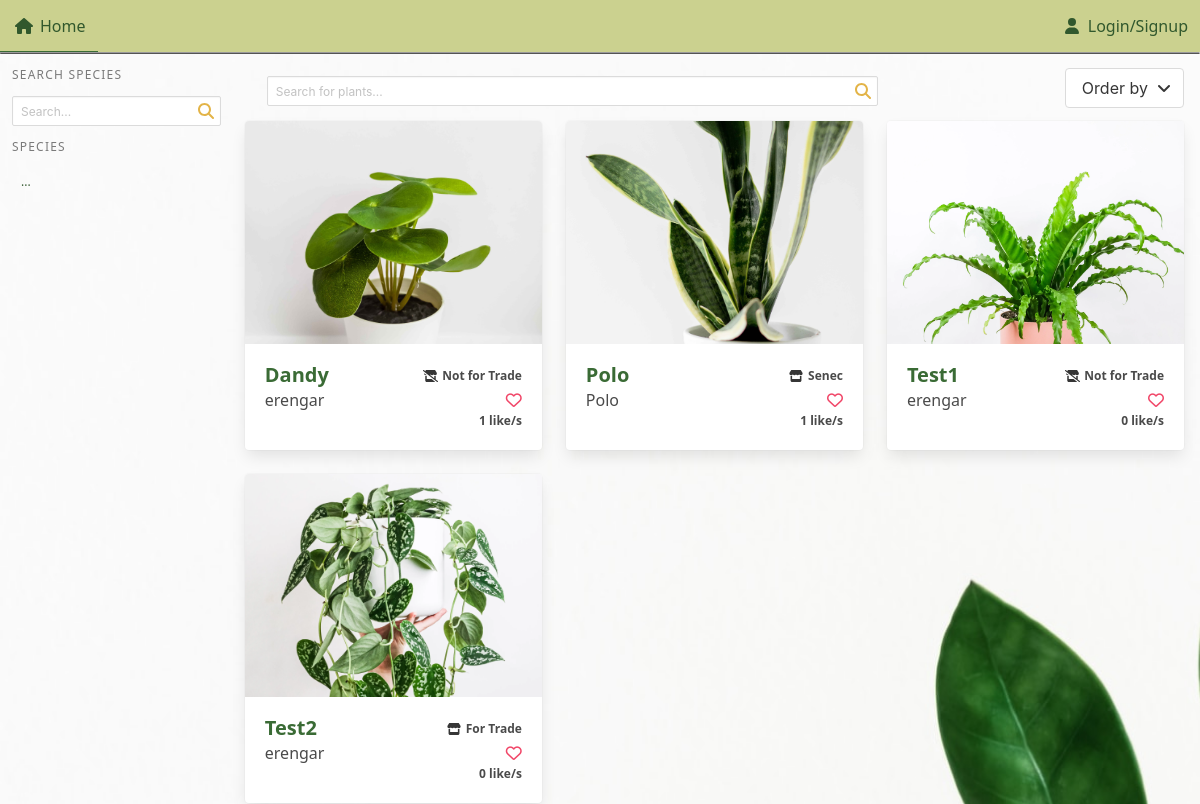
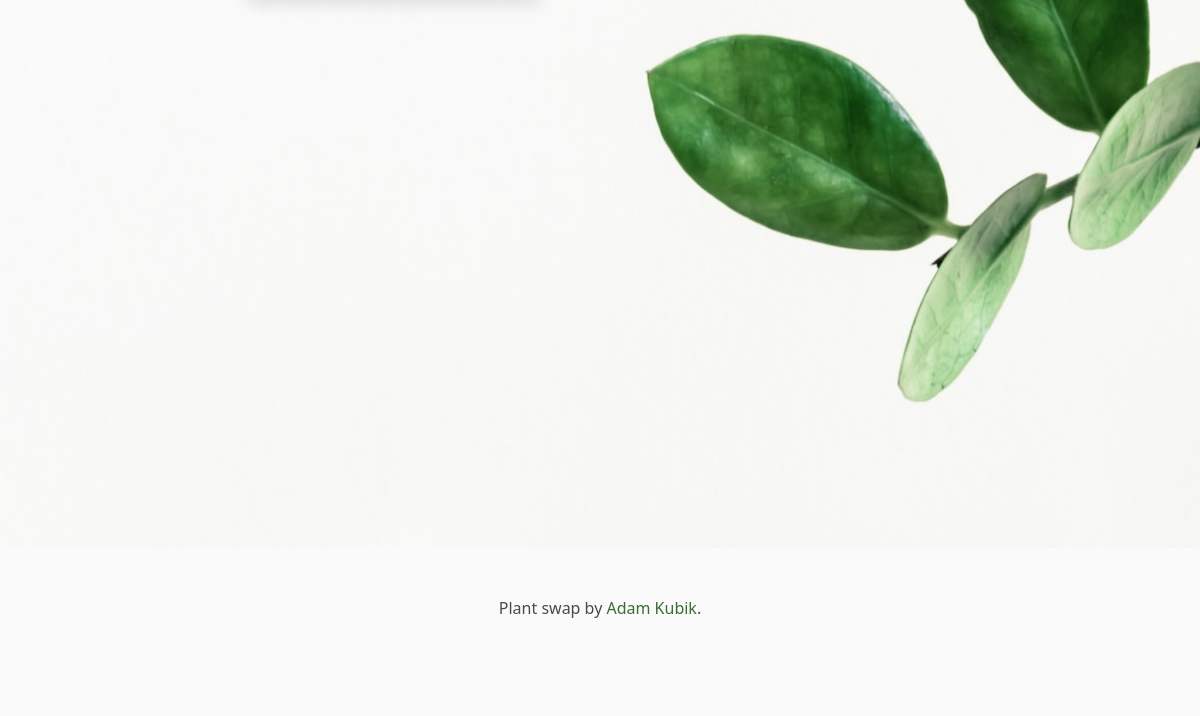
The app's page /, older data (2 pictures, top to bottom).
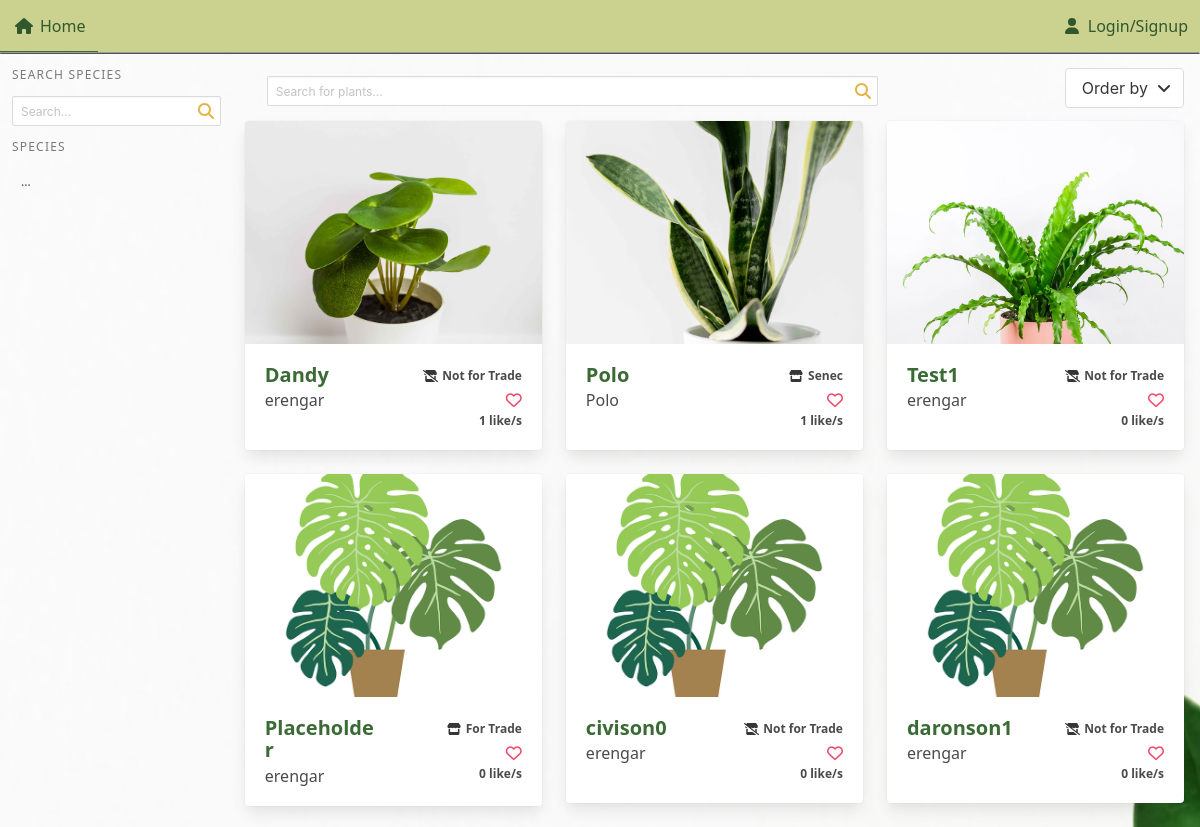
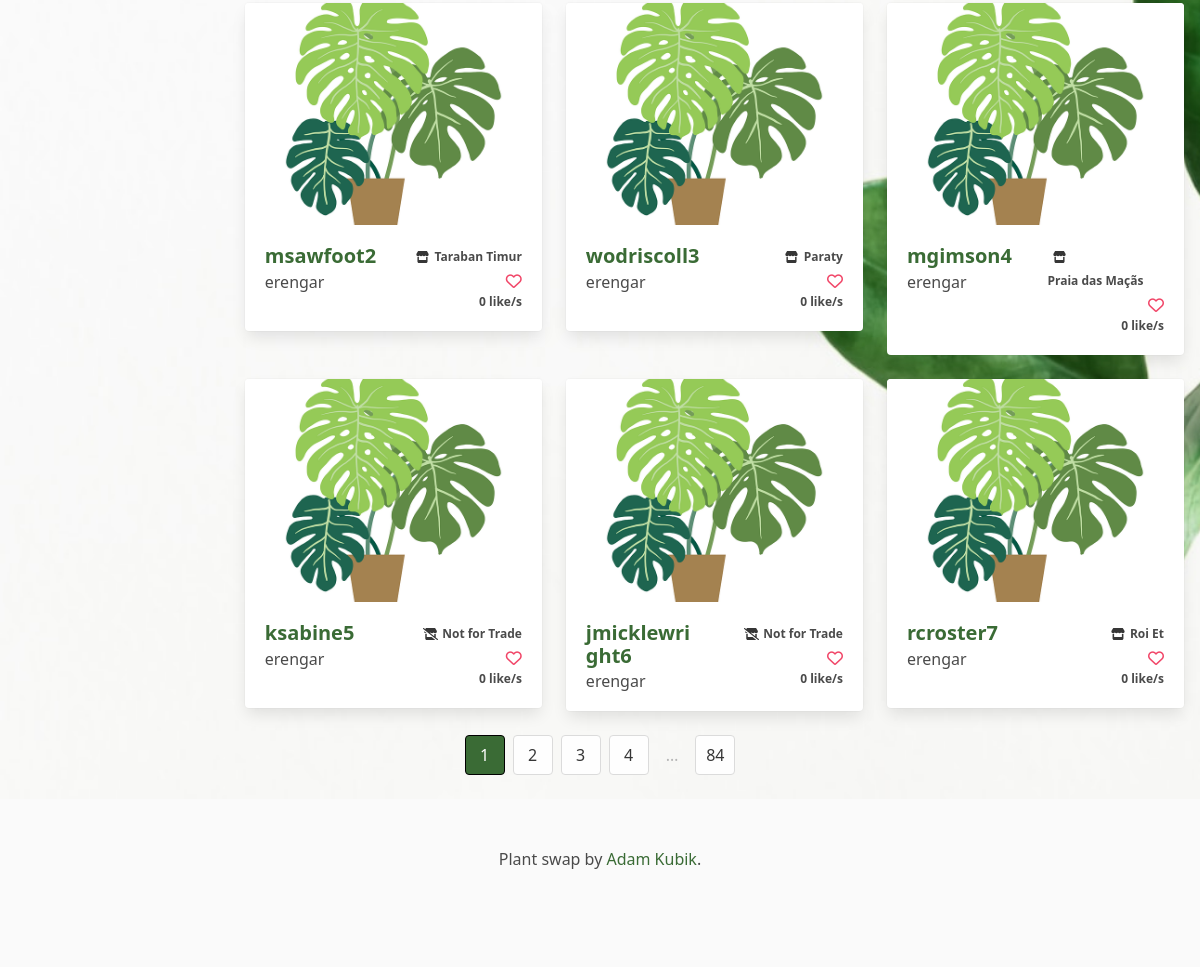
The same page, newer data (2 pictures, top to bottom).
### plant_collection/models.py (models this page shows, shortened)
class Plant(models.Model):
    nick_name = models.CharField(
        max_length=64, validators=[MinLengthValidator(3)], unique=True
    )
    created = models.DateTimeField(auto_now_add=True, null=True, blank=True)
    updated = models.DateTimeField(auto_now=True, null=True, blank=True)
    species = models.ForeignKey(
        Species, on_delete=models.SET_NULL, blank=True, null=True, related_name="plants"
    )
    owner = models.ForeignKey(
        settings.AUTH_USER_MODEL, on_delete=models.CASCADE, related_name="plants"
    )
    slug = models.SlugField(default="bugged-plant")
    for_trade = models.BooleanField(default=False)
    likes = models.ManyToManyField(User, related_name="liked")
    location = models.CharField(max_length=24, blank=True, null=True, default=None, help_text="City, State")
    content = models.TextField(blank=True, null=True, default=None)
    def number_of_likes(self):
        return self.likes.count()

class Image(models.Model):
    plant = models.ForeignKey(Plant, on_delete=models.CASCADE, related_name="picture")
    image = models.ImageField(upload_to="pics")

### plant_collection/views.py (the view, shortened to what this page needs)
# urls.py: path('', views.front_page.as_view(), name='front_page'),
class front_page(generic.View):
    template_name = "front_page.html"
    def get(self, request, pagination=1, order ='-likes', specie=None):
        context = {}
        if not cache.get('species'):
            cache.set('species', Species.objects.all()[:34], 60*60*24)
        context['order'] = order
        context["species"] = cache.get('species')
        context["current_page"] = pagination
        print(cache.get('species'))
        if specie:
            if specie not in [x.slug for x in cache.get('species')]:
                context['species'] = Species.objects.all()
            context['selected_specie'] = specie
            context["pages"] = range(1, Plant.objects.filter(species=Species.objects.get(slug=specie)).count() // 12 + 2)
            if 'likes' in order:
                if '-' in order:
                    order = order.replace('-','')
                    context["plants"] = Plant.objects.filter(species=Species.objects.get(slug=specie)).annotate(likes_count=Count(order)).order_by('-likes_count')[
                    (context["current_page"] - 1) * 12 : context["current_page"] * 12
                    ]
                else:
                    context["plants"] = Plant.objects.filter(species=Species.objects.get(slug=specie)).annotate(likes_count=Count(order)).order_by('likes_count')[
                    (context["current_page"] - 1) * 12 : context["current_page"] * 12
                    ]
            elif '-' in order:
                order = order.replace('-','')
                context["plants"] = Plant.objects.filter(species=Species.objects.get(slug=specie)).order_by(Lower(order)).reverse()[
                (context["current_page"] - 1) * 12 : context["current_page"] * 12
                ]
            else:
                context["plants"] = Plant.objects.filter(species=Species.objects.get(slug=specie)).order_by(Lower(order))[
                    (context["current_page"] - 1) * 12 : context["current_page"] * 12
                    ]
        else:
            context["pages"] = range(1, Plant.objects.count() // 12 + 2)
            if 'likes' in order:
                if '-' in order:
                    order = order.replace('-','')
                    context["plants"] = Plant.objects.annotate(likes_count=Count(order)).order_by('-likes_count')[
                    (context["current_page"] - 1) * 12 : context["current_page"] * 12
                    ]
                else:
                    context["plants"] = Plant.objects.annotate(likes_count=Count(order)).order_by('likes_count')[
                    (context["current_page"] - 1) * 12 : context["current_page"] * 12
                    ]
            elif '-' in order:
                order = order.replace('-','')
                context["plants"] = Plant.objects.order_by(Lower(order)).reverse()[
                (context["current_page"] - 1) * 12 : context["current_page"] * 12
                ]
            else:
                context["plants"] = Plant.objects.order_by(Lower(order))[
                    (context["current_page"] - 1) * 12 : context["current_page"] * 12
                    ]
        return render(request, self.template_name, context)

### plant_collection/templates/front_page.html (shortened to what this page needs)
{% extends "base.html" %}
{% load static %}
{% block header %}
<link rel="stylesheet" href="{% static 'plant_collection/css/like_animation.css' %}">
<link rel="stylesheet" href="{% static 'plant_collection/css/search_bar.css' %}">
<link rel="stylesheet" href="{% static 'plant_collection/css/pagination.css' %}">
{% endblock %}
{% block content %}
<div class='columns is-mobile'>
    {% include "plant_collection/assets/search_species.html" %}
    <div class='column is-11-widescreen is-four-fifth-desktop' id='main-window'>
        <div style='display:flex; gap:1vw; align-items:center;'>
        {% include "plant_collection/assets/general_search_bar.html" %}
        {% include "plant_collection/assets/ordering_dropdown_front_page.html" %}
        </div>
        <section id='plants-dump' class='px-0 pt-0 pr-4'>
            {% include "plant_collection/assets/plants_gallery.html" %}
        </section>
    </div>
</div>
{% include "plant_collection/assets/front_page_pagination.html" %}
{% endblock %}

### plant_collection/templates/plant_collection/assets/plants_gallery.html (shortened to what this page needs)
{% load cache %}
{% load static %}
<div class='columns is-multiline'>
    {% if plants %}
    {% for plant in plants %}
    <div class='column is-4-desktop is-full-mobile is-3-widescreen is-6-tablet'>
        <div class='card hover'>
            {% if plant.picture.all %}
            <div class='card-image'>
                <figure class='image is-4by3'>
                    <a href="{% url 'plant_collection:plant_view' slug=plant.slug %}">
                        {% if plant.thumbnail %}
                        <img src="{{ plant.thumbnail.image.image.url }}" alt="Picture of a plant" loading='lazy' class="cover">
                        {% else %}
                        <img src="{{ plant.picture.all.0.image.url }}" alt="Picture of a plant" loading='lazy' class="cover">
                        {% endif %}
                    </a>
                </figure>
            </div>
            {% else %}
            <div class='card-image'>
                <figure class='image is-4by3'>
                    <a href="{% url 'plant_collection:plant_view' slug=plant.slug %}">
                        <img src="{% static 'plant_collection/placeholder-plant.png' %}" alt="Picture of a plant" loading='lazy' class="cover">
                    </a>
                </figure>
            </div>
            {% endif %}
            <div class='card-content columns is-mobile' style='margin:0; padding:0.5rem;'>
                <div class='column is-6'>
                    <div class='title is-size-4-widescreen is-size-4-touch is-size-5-desktop'>
                        <a href="{% url 'plant_collection:plant_view' slug=plant.slug %}">{{plant.nick_name}}</a>
                    </div>
                    <div class='subtitle is-size-6-widescreen is-size-6-touch is-size-6-desktop'>
                        {% if user == plant.owner or not user.is_authenticated %}
                        <span>{{plant.owner}}</span>
                        {% else %}
                        <span class='icon-text'>
                            <span>{{plant.owner}}</span>
                            <a href="{% url 'accounts:write_message' name=plant.owner %}" class="icon"><img src="{% static 'plant_collection/icons/envelope.svg' %}"></a>
                        </span>
                        {% endif %}
                    </div>
                </div>
                <div class='column is-6'>
                    <div class='has-text-right'>
                        {% if plant.for_trade %}
                        <span class='icon-text has-text-weight-semibold is-size-7-desktop is-size-7-touch'>
                            <span class='icon'>
                                <img src="{% static 'plant_collection/icons/trade.svg' %}">
                            </span>
                            {% if plant.location %}
                            {{plant.location}}
                            {% else %}
                            For Trade
                            {% endif %}
                        </span>
                        {% else %}
                        <span class='icon-text has-text-weight-semibold is-size-7-desktop is-size-7-touch'>
                            <span class='icon'>
                                <img src="{% static 'plant_collection/icons/no_trade.svg' %}">
                            </span>
                            Not for Trade
                        </span>
                        {% endif %}
                    </div>
                    <div class='has-text-right'>
                        {% if not user in plant.likes.all %}
                        <div>
                            <a class='heart' role='button' tabindex=0 data-plant='{{ plant.id }}' data-user='{{ user }}'><i class="fa-regular fa-heart has-text-danger"></i></a>
                        </div>
                        {% elif user in plant.likes.all %}
                        <div>
                            <a class='heart' role='button' tabindex=0 data-plant='{{ plant.id }}' data-user='{{ user }}'><i class="fa-solid fa-heart has-text-danger"></i></a>
                        </div>
                        {% endif %}
                        <div class='number_likes is-size-7 has-text-weight-bold' data-plant='{{ plant.id }}'>
                            {{ plant.number_of_likes }} like/s
                        </div>
                    </div>
                </div>
            </div>
        </div>
    </div>
    {% empty %}
    <div class='column is-3-desktop is-full-mobile'>
        No plants :(
    </div>
    {% endfor %}
    {% endif %}
</div>

Row changes from the older to the newer data that the page shows:
no longer on this page (row unchanged): Plant: picture.all.0.image (picture), nick_name "Test2", owner "erengar", for_trade True (drawn), location "For Trade", number_of_likes "0"
added Plant: nick_name "Placeholder", owner "erengar", for_trade True (drawn), shows "For Trade", number_of_likes "0"
added Plant: nick_name "civison0", owner "erengar", for_trade False (drawn), number_of_likes "0"
added Plant: nick_name "daronson1", owner "erengar", for_trade False (drawn), number_of_likes "0"
added Plant: nick_name "msawfoot2", owner "erengar", for_trade True (drawn), location "Taraban Timur", number_of_likes "0"
added Plant: nick_name "wodriscoll3", owner "erengar", for_trade True (drawn), location "Paraty", number_of_likes "0"
added Plant: nick_name "mgimson4", owner "erengar", for_trade True (drawn), location "Praia das Maçãs", number_of_likes "0"
added Plant: nick_name "ksabine5", owner "erengar", for_trade False (drawn), number_of_likes "0"
added Plant: nick_name "jmicklewright6", owner "erengar", for_trade False (drawn), number_of_likes "0"
added Plant: nick_name "rcroster7", owner "erengar", for_trade True (drawn), location "Roi Et", number_of_likes "0"
Text that changed along with them:
{{ pages|last }}: (not shown) → "84"
new list line: "1"
new list line: "2"
new list line: "3"
new list line: "4"
